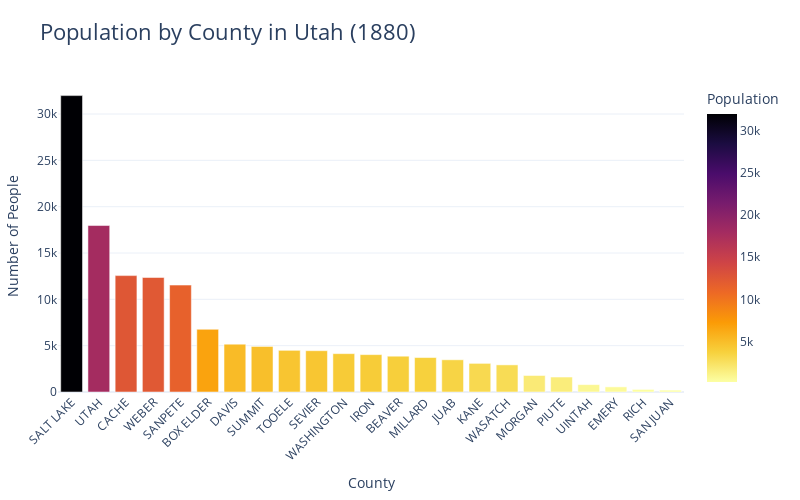

Source (notebook cell):
### Code cell
# Add color and use a cleaner template
fig = px.bar(
    county_counts,
    x='county',
    y='count',
    title='Population by County in Utah (1880)',
    labels={'county': 'County', 'count': 'Population'},
    color='count',                     # Color bars by population
    color_continuous_scale='Inferno_r',  # Use a reversed color scale and the Inferno color scheme
    template='plotly_white'            # Use a clean white template
)

# Update layout with additional customizations
fig.update_layout(
    xaxis_title='County',                  # Customize x-axis title
    yaxis_title='Number of People',        # Customize y-axis title
    xaxis_tickangle=-45,                   # Rotate x-axis labels 45 degrees
    height=500,                            # Set chart height in pixels
    width=800,                             # Set chart width in pixels
    title_font=dict(size=22),              # Change title font size
    plot_bgcolor='white',                   # Set plot background color
    margin=dict(l=40, r=40, t=80, b=80),   # Adjust margins (left, right, top, bottom)
    showlegend=True,                       # Show the color scale legend
    legend_title_text='Population',        # Set legend title
    hoverlabel=dict(                       # Customize hover label appearance
        bgcolor="white",
        font_size=12,
        font_family="Arial")
)

# Display the chart
fig.show()

### Figure 1 — Plotly figure (JSON) as saved in the notebook; plotly's stock layout.template omitted (floating-point values rounded to 4 significant figures)
{"data": [{"alignmentgroup": "True", "hovertemplate": "County=%{x}<br>Population=%{marker.color}<extra></extra>", "legendgroup": "", "marker": {"color": [31989, 17967, 12562, 12358, 11538, 6766, 5166, 4921, 4496, 4457, 4140, 4034, 3864, 3719, 3477, 3090, 2928, 1783, 1616, 799, 556, 281, 204], "coloraxis": "coloraxis", "pattern": {"shape": ""}}, "name": "", "offsetgroup": "", "orientation": "v", "showlegend": false, "textposition": "auto", "type": "bar", "x": ["SALT LAKE", "UTAH", "CACHE", "WEBER", "SANPETE", "BOX ELDER", "DAVIS", "SUMMIT", "TOOELE", "SEVIER", "WASHINGTON", "IRON", "BEAVER", "MILLARD", "JUAB", "KANE", "WASATCH", "MORGAN", "PIUTE", "UINTAH", "EMERY", "RICH", "SAN JUAN"], "xaxis": "x", "y": [31989, 17967, 12562, 12358, 11538, 6766, 5166, 4921, 4496, 4457, 4140, 4034, 3864, 3719, 3477, 3090, 2928, 1783, 1616, 799, 556, 281, 204], "yaxis": "y"}], "layout": {"barmode": "relative", "coloraxis": {"colorbar": {"title": {"text": "Population"}}, "colorscale": [[0, "#fcffa4"], [0.1111, "#f7d13d"], [0.2222, "#fb9b06"], [0.3333, "#ed6925"], [0.4444, "#cf4446"], [0.5556, "#a52c60"], [0.6667, "#781c6d"], [0.7778, "#4a0c6b"], [0.8889, "#1b0c41"], [1, "#000004"]]}, "height": 500, "hoverlabel": {"bgcolor": "white", "font": {"family": "Arial", "size": 12}}, "legend": {"title": {"text": "Population"}, "tracegroupgap": 0}, "margin": {"b": 80, "l": 40, "r": 40, "t": 80}, "plot_bgcolor": "white", "showlegend": true, "title": {"font": {"size": 22}, "text": "Population by County in Utah (1880)"}, "width": 800, "xaxis": {"anchor": "y", "autorange": true, "domain": [0, 1], "range": [-0.5, 22.5], "tickangle": -45, "title": {"text": "County"}, "type": "category"}, "yaxis": {"anchor": "x", "autorange": true, "domain": [0, 1], "range": [0, 33670.0], "title": {"text": "Number of People"}, "type": "linear"}}}
